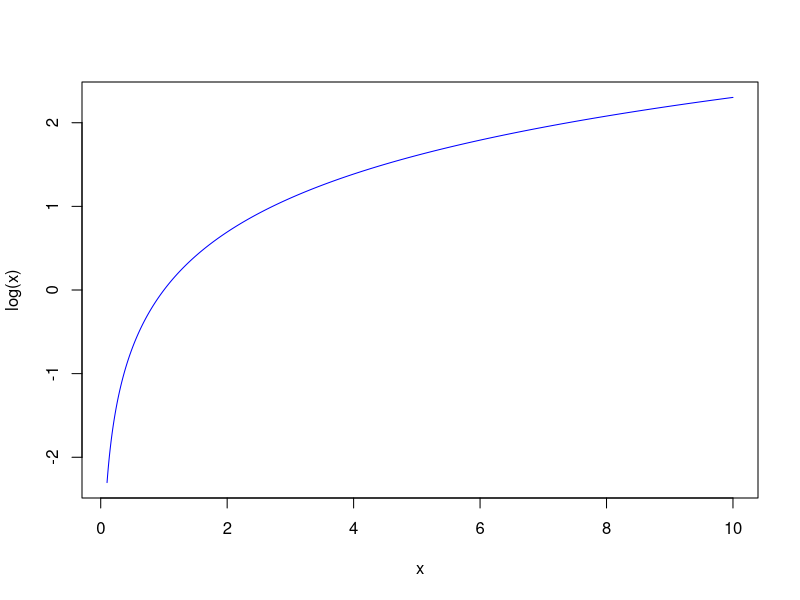
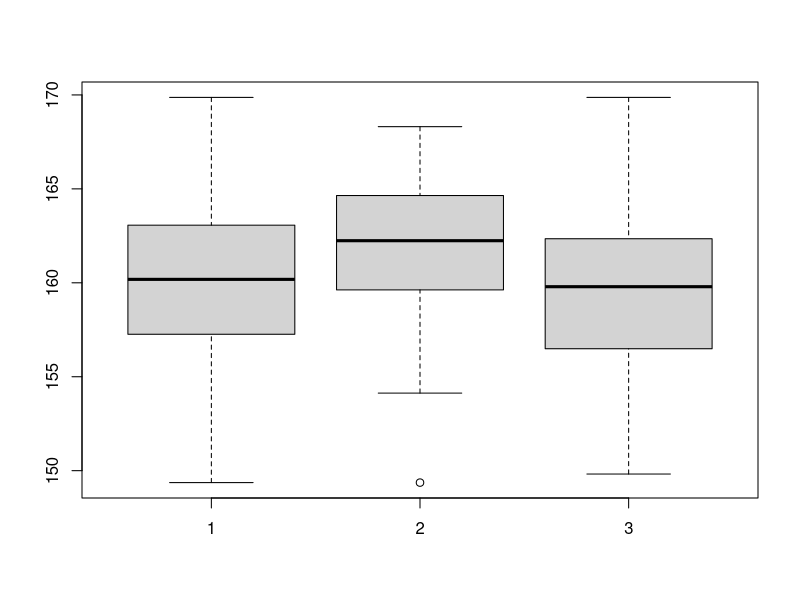

Write R code to recreate these figures, in order.
## ---- chunk 1
knitr::opts_chunk$set(echo = TRUE)
## ---- chunk 2
x <- seq(from=0,to=100,by=1)
mean(x)
sd(x)
## ---- chunk 3
x <- seq(from=0.1,to=10,by=0.01)
plot(x,log(x),type='l',col='blue')
## ---- chunk 4
x <- c(1,2,4)
x
class(x)
y <- c(sqrt(2),sqrt(3),sqrt(5))
y
class(y)
z <- c('pepito','juanito','zumalacarregui')
z
class(z)
## ---- chunk 5
taille <- c(1.88, 1.65, 1.92, 1.76)
taille
class(taille)
sexe <- c("h", "f", "h", "f")
sexe
class(sexe)
## ---- chunk 6
x <- rep ('pepito',3)
x
y <- rep(c(sqrt(2),3),4)
y
## ---- chunk 7
x <- seq(from=-10,to=10,by=1)
x
## ---- chunk 8
x
x [3:5]
length(x[3:5])
## ---- chunk 9
pi
LETTERS
letters
month.name
month.abb
## ---- chunk 10
x
x [3:5]
length(x[3:5])
## ---- chunk 11
taille <- c(1.88, NA, 1.65, 1.92, 1.76, NA)
taille
mean(taille,na ='TRUE')
sd(taille,na = 'TRUE')
length(taille)
class(taille)
is.na(taille)
summary(taille)
sexe <- c("h", "f", NA, "h", NA, "f")
sexe
## ---- chunk 12
x
x [3:5]
length(x[3:5])
## ---- chunk 13
sexe <- c(rep("f",25),rep("h",50))
taille <- rnorm(75,160,5)
bd <- data.frame(sexe,taille)
taille.f <- bd$taille[sexe == "f"]
taille.h <- bd$taille[sexe == "h"]
boxplot(taille,taille.f,taille.h)
